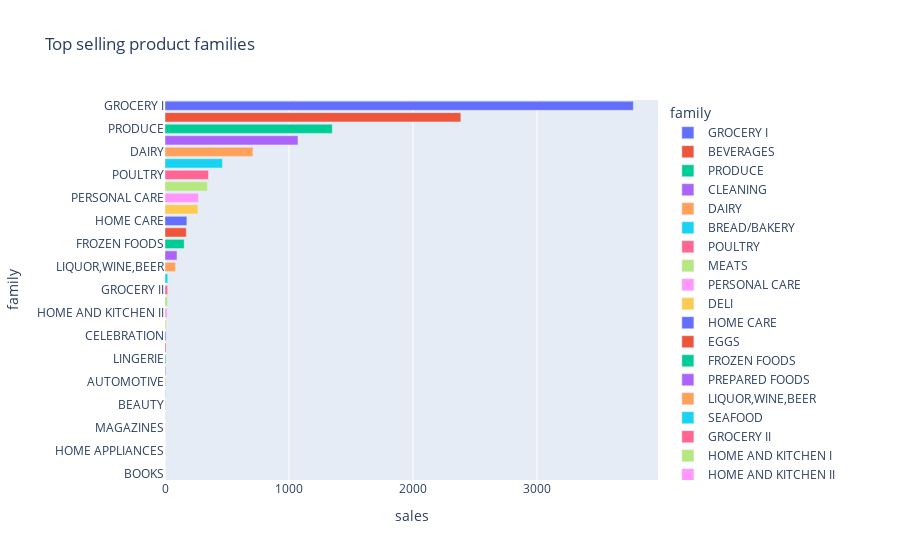

The code cell stored with this chart in its notebook:
### Code cell
a = train.groupby('family').sales.mean().sort_values(ascending=False).reset_index()
px.bar(a, y='family', x='sales', color='family', title='Top selling product families')

### Figure 1 — Plotly figure (JSON) as saved in the notebook; plotly's stock layout.template omitted (floating-point values rounded to 4 significant figures)
{"data": [{"alignmentgroup": "True", "hovertemplate": "family=%{y}<br>sales=%{x}<extra></extra>", "legendgroup": "GROCERY I", "marker": {"color": "#636efa", "pattern": {"shape": ""}}, "name": "GROCERY I", "offsetgroup": "GROCERY I", "orientation": "h", "showlegend": true, "textposition": "auto", "type": "bar", "x": [3777.0], "xaxis": "x", "y": ["GROCERY I"], "yaxis": "y"}, {"alignmentgroup": "True", "hovertemplate": "family=%{y}<br>sales=%{x}<extra></extra>", "legendgroup": "BEVERAGES", "marker": {"color": "#EF553B", "pattern": {"shape": ""}}, "name": "BEVERAGES", "offsetgroup": "BEVERAGES", "orientation": "h", "showlegend": true, "textposition": "auto", "type": "bar", "x": [2386.0], "xaxis": "x", "y": ["BEVERAGES"], "yaxis": "y"}, {"alignmentgroup": "True", "hovertemplate": "family=%{y}<br>sales=%{x}<extra></extra>", "legendgroup": "PRODUCE", "marker": {"color": "#00cc96", "pattern": {"shape": ""}}, "name": "PRODUCE", "offsetgroup": "PRODUCE", "orientation": "h", "showlegend": true, "textposition": "auto", "type": "bar", "x": [1349.0], "xaxis": "x", "y": ["PRODUCE"], "yaxis": "y"}, {"alignmentgroup": "True", "hovertemplate": "family=%{y}<br>sales=%{x}<extra></extra>", "legendgroup": "CLEANING", "marker": {"color": "#ab63fa", "pattern": {"shape": ""}}, "name": "CLEANING", "offsetgroup": "CLEANING", "orientation": "h", "showlegend": true, "textposition": "auto", "type": "bar", "x": [1072.0], "xaxis": "x", "y": ["CLEANING"], "yaxis": "y"}, {"alignmentgroup": "True", "hovertemplate": "family=%{y}<br>sales=%{x}<extra></extra>", "legendgroup": "DAIRY", "marker": {"color": "#FFA15A", "pattern": {"shape": ""}}, "name": "DAIRY", "offsetgroup": "DAIRY", "orientation": "h", "showlegend": true, "textposition": "auto", "type": "bar", "x": [709.2], "xaxis": "x", "y": ["DAIRY"], "yaxis": "y"}, {"alignmentgroup": "True", "hovertemplate": "family=%{y}<br>sales=%{x}<extra></extra>", "legendgroup": "BREAD/BAKERY", "marker": {"color": "#19d3f3", "pattern": {"shape": ""}}, "name": "BREAD/BAKERY", "offsetgroup": "BREAD/BAKERY", "orientation": "h", "showlegend": true, "textposition": "auto", "type": "bar", "x": [463.3], "xaxis": "x", "y": ["BREAD/BAKERY"], "yaxis": "y"}, {"alignmentgroup": "True", "hovertemplate": "family=%{y}<br>sales=%{x}<extra></extra>", "legendgroup": "POULTRY", "marker": {"color": "#FF6692", "pattern": {"shape": ""}}, "name": "POULTRY", "offsetgroup": "POULTRY", "orientation": "h", "showlegend": true, "textposition": "auto", "type": "bar", "x": [350.5], "xaxis": "x", "y": ["POULTRY"], "yaxis": "y"}, {"alignmentgroup": "True", "hovertemplate": "family=%{y}<br>sales=%{x}<extra></extra>", "legendgroup": "MEATS", "marker": {"color": "#B6E880", "pattern": {"shape": ""}}, "name": "MEATS", "offsetgroup": "MEATS", "orientation": "h", "showlegend": true, "textposition": "auto", "type": "bar", "x": [341.8], "xaxis": "x", "y": ["MEATS"], "yaxis": "y"}, {"alignmentgroup": "True", "hovertemplate": "family=%{y}<br>sales=%{x}<extra></extra>", "legendgroup": "PERSONAL CARE", "marker": {"color": "#FF97FF", "pattern": {"shape": ""}}, "name": "PERSONAL CARE", "offsetgroup": "PERSONAL CARE", "orientation": "h", "showlegend": true, "textposition": "auto", "type": "bar", "x": [270.4], "xaxis": "x", "y": ["PERSONAL CARE"], "yaxis": "y"}, {"alignmentgroup": "True", "hovertemplate": "family=%{y}<br>sales=%{x}<extra></extra>", "legendgroup": "DELI", "marker": {"color": "#FECB52", "pattern": {"shape": ""}}, "name": "DELI", "offsetgroup": "DELI", "orientation": "h", "showlegend": true, "textposition": "auto", "type": "bar", "x": [265.1], "xaxis": "x", "y": ["DELI"], "yaxis": "y"}, {"alignmentgroup": "True", "hovertemplate": "family=%{y}<br>sales=%{x}<extra></extra>", "legendgroup": "HOME CARE", "marker": {"color": "#636efa", "pattern": {"shape": ""}}, "name": "HOME CARE", "offsetgroup": "HOME CARE", "orientation": "h", "showlegend": true, "textposition": "auto", "type": "bar", "x": [176.2], "xaxis": "x", "y": ["HOME CARE"], "yaxis": "y"}, {"alignmentgroup": "True", "hovertemplate": "family=%{y}<br>sales=%{x}<extra></extra>", "legendgroup": "EGGS", "marker": {"color": "#EF553B", "pattern": {"shape": ""}}, "name": "EGGS", "offsetgroup": "EGGS", "orientation": "h", "showlegend": true, "textposition": "auto", "type": "bar", "x": [171.4], "xaxis": "x", "y": ["EGGS"], "yaxis": "y"}, {"alignmentgroup": "True", "hovertemplate": "family=%{y}<br>sales=%{x}<extra></extra>", "legendgroup": "FROZEN FOODS", "marker": {"color": "#00cc96", "pattern": {"shape": ""}}, "name": "FROZEN FOODS", "offsetgroup": "FROZEN FOODS", "orientation": "h", "showlegend": true, "textposition": "auto", "type": "bar", "x": [154.8], "xaxis": "x", "y": ["FROZEN FOODS"], "yaxis": "y"}, {"alignmentgroup": "True", "hovertemplate": "family=%{y}<br>sales=%{x}<extra></extra>", "legendgroup": "PREPARED FOODS", "marker": {"color": "#ab63fa", "pattern": {"shape": ""}}, "name": "PREPARED FOODS", "offsetgroup": "PREPARED FOODS", "orientation": "h", "showlegend": true, "textposition": "auto", "type": "bar", "x": [96.77], "xaxis": "x", "y": ["PREPARED FOODS"], "yaxis": "y"}, {"alignmentgroup": "True", "hovertemplate": "family=%{y}<br>sales=%{x}<extra></extra>", "legendgroup": "LIQUOR,WINE,BEER", "marker": {"color": "#FFA15A", "pattern": {"shape": ""}}, "name": "LIQUOR,WINE,BEER", "offsetgroup": "LIQUOR,WINE,BEER", "orientation": "h", "showlegend": true, "textposition": "auto", "type": "bar", "x": [85.19], "xaxis": "x", "y": ["LIQUOR,WINE,BEER"], "yaxis": "y"}, {"alignmentgroup": "True", "hovertemplate": "family=%{y}<br>sales=%{x}<extra></extra>", "legendgroup": "SEAFOOD", "marker": {"color": "#19d3f3", "pattern": {"shape": ""}}, "name": "SEAFOOD", "offsetgroup": "SEAFOOD", "orientation": "h", "showlegend": true, "textposition": "auto", "type": "bar", "x": [22.16], "xaxis": "x", "y": ["SEAFOOD"], "yaxis": "y"}, {"alignmentgroup": "True", "hovertemplate": "family=%{y}<br>sales=%{x}<extra></extra>", "legendgroup": "GROCERY II", "marker": {"color": "#FF6692", "pattern": {"shape": ""}}, "name": "GROCERY II", "offsetgroup": "GROCERY II", "orientation": "h", "showlegend": true, "textposition": "auto", "type": "bar", "x": [21.58], "xaxis": "x", "y": ["GROCERY II"], "yaxis": "y"}, {"alignmentgroup": "True", "hovertemplate": "family=%{y}<br>sales=%{x}<extra></extra>", "legendgroup": "HOME AND KITCHEN I", "marker": {"color": "#B6E880", "pattern": {"shape": ""}}, "name": "HOME AND KITCHEN I", "offsetgroup": "HOME AND KITCHEN I", "orientation": "h", "showlegend": true, "textposition": "auto", "type": "bar", "x": [20.47], "xaxis": "x", "y": ["HOME AND KITCHEN I"], "yaxis": "y"}, {"alignmentgroup": "True", "hovertemplate": "family=%{y}<br>sales=%{x}<extra></extra>", "legendgroup": "HOME AND KITCHEN II", "marker": {"color": "#FF97FF", "pattern": {"shape": ""}}, "name": "HOME AND KITCHEN II", "offsetgroup": "HOME AND KITCHEN II", "orientation": "h", "showlegend": true, "textposition": "auto", "type": "bar", "x": [16.72], "xaxis": "x", "y": ["HOME AND KITCHEN II"], "yaxis": "y"}, {"alignmentgroup": "True", "hovertemplate": "family=%{y}<br>sales=%{x}<extra></extra>", "legendgroup": "LADIESWEAR", "marker": {"color": "#FECB52", "pattern": {"shape": ""}}, "name": "LADIESWEAR", "offsetgroup": "LADIESWEAR", "orientation": "h", "showlegend": true, "textposition": "auto", "type": "bar", "x": [8.991], "xaxis": "x", "y": ["LADIESWEAR"], "yaxis": "y"}, {"alignmentgroup": "True", "hovertemplate": "family=%{y}<br>sales=%{x}<extra></extra>", "legendgroup": "CELEBRATION", "marker": {"color": "#636efa", "pattern": {"shape": ""}}, "name": "CELEBRATION", "offsetgroup": "CELEBRATION", "orientation": "h", "showlegend": true, "textposition": "auto", "type": "bar", "x": [8.37], "xaxis": "x", "y": ["CELEBRATION"], "yaxis": "y"}, {"alignmentgroup": "True", "hovertemplate": "family=%{y}<br>sales=%{x}<extra></extra>", "legendgroup": "LAWN AND GARDEN", "marker": {"color": "#EF553B", "pattern": {"shape": ""}}, "name": "LAWN AND GARDEN", "offsetgroup": "LAWN AND GARDEN", "orientation": "h", "showlegend": true, "textposition": "auto", "type": "bar", "x": [8.14], "xaxis": "x", "y": ["LAWN AND GARDEN"], "yaxis": "y"}, {"alignmentgroup": "True", "hovertemplate": "family=%{y}<br>sales=%{x}<extra></extra>", "legendgroup": "LINGERIE", "marker": {"color": "#00cc96", "pattern": {"shape": ""}}, "name": "LINGERIE", "offsetgroup": "LINGERIE", "orientation": "h", "showlegend": true, "textposition": "auto", "type": "bar", "x": [7.182], "xaxis": "x", "y": ["LINGERIE"], "yaxis": "y"}, {"alignmentgroup": "True", "hovertemplate": "family=%{y}<br>sales=%{x}<extra></extra>", "legendgroup": "PLAYERS AND ELECTRONICS", "marker": {"color": "#ab63fa", "pattern": {"shape": ""}}, "name": "PLAYERS AND ELECTRONICS", "offsetgroup": "PLAYERS AND ELECTRONICS", "orientation": "h", "showlegend": true, "textposition": "auto", "type": "bar", "x": [6.187], "xaxis": "x", "y": ["PLAYERS AND ELECTRONICS"], "yaxis": "y"}, {"alignmentgroup": "True", "hovertemplate": "family=%{y}<br>sales=%{x}<extra></extra>", "legendgroup": "AUTOMOTIVE", "marker": {"color": "#FFA15A", "pattern": {"shape": ""}}, "name": "AUTOMOTIVE", "offsetgroup": "AUTOMOTIVE", "orientation": "h", "showlegend": true, "textposition": "auto", "type": "bar", "x": [6.101], "xaxis": "x", "y": ["AUTOMOTIVE"], "yaxis": "y"}, {"alignmentgroup": "True", "hovertemplate": "family=%{y}<br>sales=%{x}<extra></extra>", "legendgroup": "PET SUPPLIES", "marker": {"color": "#19d3f3", "pattern": {"shape": ""}}, "name": "PET SUPPLIES", "offsetgroup": "PET SUPPLIES", "orientation": "h", "showlegend": true, "textposition": "auto", "type": "bar", "x": [3.993], "xaxis": "x", "y": ["PET SUPPLIES"], "yaxis": "y"}, {"alignmentgroup": "True", "hovertemplate": "family=%{y}<br>sales=%{x}<extra></extra>", "legendgroup": "BEAUTY", "marker": {"color": "#FF6692", "pattern": {"shape": ""}}, "name": "BEAUTY", "offsetgroup": "BEAUTY", "orientation": "h", "showlegend": true, "textposition": "auto", "type": "bar", "x": [3.716], "xaxis": "x", "y": ["BEAUTY"], "yaxis": "y"}, {"alignmentgroup": "True", "hovertemplate": "family=%{y}<br>sales=%{x}<extra></extra>", "legendgroup": "SCHOOL AND OFFICE SUPPLIES", "marker": {"color": "#B6E880", "pattern": {"shape": ""}}, "name": "SCHOOL AND OFFICE SUPPLIES", "offsetgroup": "SCHOOL AND OFFICE SUPPLIES", "orientation": "h", "showlegend": true, "textposition": "auto", "type": "bar", "x": [2.962], "xaxis": "x", "y": ["SCHOOL AND OFFICE SUPPLIES"], "yaxis": "y"}, {"alignmentgroup": "True", "hovertemplate": "family=%{y}<br>sales=%{x}<extra></extra>", "legendgroup": "MAGAZINES", "marker": {"color": "#FF97FF", "pattern": {"shape": ""}}, "name": "MAGAZINES", "offsetgroup": "MAGAZINES", "orientation": "h", "showlegend": true, "textposition": "auto", "type": "bar", "x": [2.929], "xaxis": "x", "y": ["MAGAZINES"], "yaxis": "y"}, {"alignmentgroup": "True", "hovertemplate": "family=%{y}<br>sales=%{x}<extra></extra>", "legendgroup": "HARDWARE", "marker": {"color": "#FECB52", "pattern": {"shape": ""}}, "name": "HARDWARE", "offsetgroup": "HARDWARE", "orientation": "h", "showlegend": true, "textposition": "auto", "type": "bar", "x": [1.138], "xaxis": "x", "y": ["HARDWARE"], "yaxis": "y"}, {"alignmentgroup": "True", "hovertemplate": "family=%{y}<br>sales=%{x}<extra></extra>", "legendgroup": "HOME APPLIANCES", "marker": {"color": "#636efa", "pattern": {"shape": ""}}, "name": "HOME APPLIANCES", "offsetgroup": "HOME APPLIANCES", "orientation": "h", "showlegend": true, "textposition": "auto", "type": "bar", "x": [0.4822], "xaxis": "x", "y": ["HOME APPLIANCES"], "yaxis": "y"}, {"alignmentgroup": "True", "hovertemplate": "family=%{y}<br>sales=%{x}<extra></extra>", "legendgroup": "BABY CARE", "marker": {"color": "#EF553B", "pattern": {"shape": ""}}, "name": "BABY CARE", "offsetgroup": "BABY CARE", "orientation": "h", "showlegend": true, "textposition": "auto", "type": "bar", "x": [0.2025], "xaxis": "x", "y": ["BABY CARE"], "yaxis": "y"}, {"alignmentgroup": "True", "hovertemplate": "family=%{y}<br>sales=%{x}<extra></extra>", "legendgroup": "BOOKS", "marker": {"color": "#00cc96", "pattern": {"shape": ""}}, "name": "BOOKS", "offsetgroup": "BOOKS", "orientation": "h", "showlegend": true, "textposition": "auto", "type": "bar", "x": [0.08878], "xaxis": "x", "y": ["BOOKS"], "yaxis": "y"}], "layout": {"barmode": "relative", "legend": {"title": {"text": "family"}, "tracegroupgap": 0}, "title": {"text": "Top selling product families"}, "xaxis": {"anchor": "y", "domain": [0, 1], "title": {"text": "sales"}}, "yaxis": {"anchor": "x", "categoryarray": ["BOOKS", "BABY CARE", "HOME APPLIANCES", "HARDWARE", "MAGAZINES", "SCHOOL AND OFFICE SUPPLIES", "BEAUTY", "PET SUPPLIES", "AUTOMOTIVE", "PLAYERS AND ELECTRONICS", "LINGERIE", "LAWN AND GARDEN", "CELEBRATION", "LADIESWEAR", "HOME AND KITCHEN II", "HOME AND KITCHEN I", "GROCERY II", "SEAFOOD", "LIQUOR,WINE,BEER", "PREPARED FOODS", "FROZEN FOODS", "EGGS", "HOME CARE", "DELI", "PERSONAL CARE", "MEATS", "POULTRY", "BREAD/BAKERY", "DAIRY", "CLEANING", "PRODUCE", "BEVERAGES", "GROCERY I"], "categoryorder": "array", "domain": [0, 1], "title": {"text": "family"}}}}
